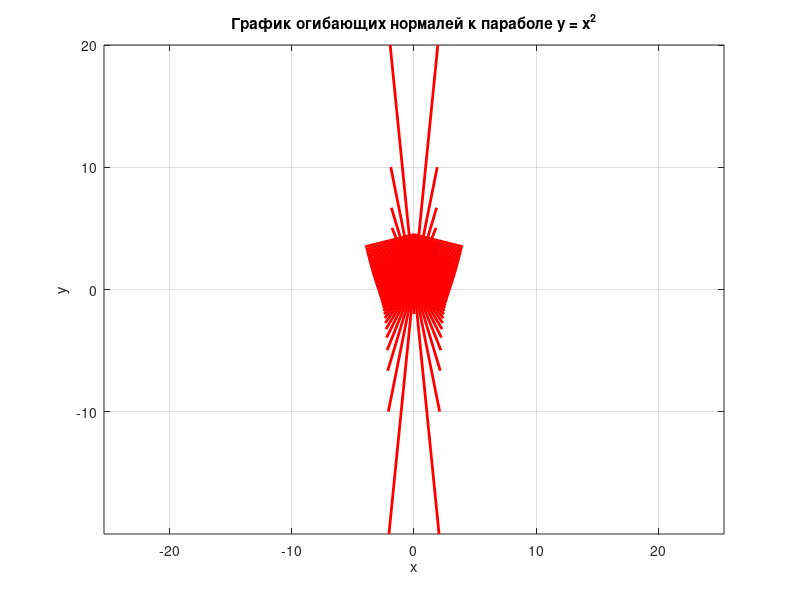

This chart was generated by the following MATLAB code:
clc(); % Очищает командное окно

x_vals = -2:0.05:2; % Массив значений x
y_vals = x_vals.^2;  % Массив значений y параболы y = x^2

figure; % Создает/активизирует новое окно для графика
plot(x_vals, y_vals, 'b-', 'LineWidth', 2); % Построение графика параболы
hold on; % Удерживает текущий график для добавления новых данных

% Цикл for перебирает значения x0
for x0 = -2:0.05:2
    % Координаты точки на параболе
    y0 = x0^2;
    
    if x0 == 0
        % Для x0 = 0 нормаль является вертикальной прямой x = 0
        x_line = [0, 0];  % Вертикальная прямая
        y_line = [-2, 2]; % Диапазон по y для вертикальной прямой
    else
        % Для остальных точек нормаль вычисляется обычным способом
        x_line = [x0-2, x0, x0+2];  % Выбраны три точки по оси x
        y_line = -1/(2*x0)*(x_line - x0) + y0;  % Уравнение нормали
    end
    
    plot(x_line, y_line, 'r-', 'LineWidth', 2);  % Построение графика нормали
end

% Оформление графика
xlabel('x'); % Подпись оси x
ylabel('y'); % Подпись оси y
title('График огибающих нормалей к параболе y = x^2'); % Название графика
grid on; % Включение сетки
axis equal; % равномерный масштаб по обеим сторонам
hold off;